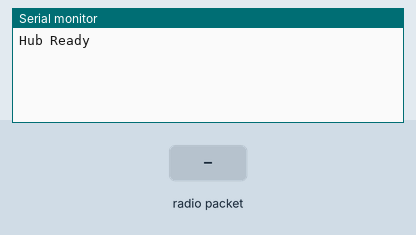
Bench run of a sketch on a simulated Arduino Uno, built with avr-gcc and run on an emulated ATmega328P. Parts: the last lines printed to the serial monitor. The inputs (shaded band) are chosen by the test bench. No radio packets arrive unless stated.

Above: at 1.2 s.
1.3 s: radio packet "1" arrives
At 1.9 s:
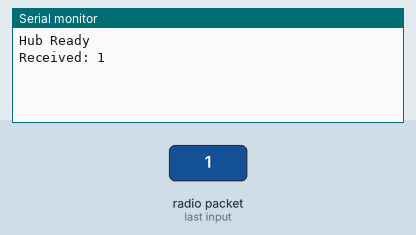
2.8 s: radio packet "0" arrives
At 4.0 s:
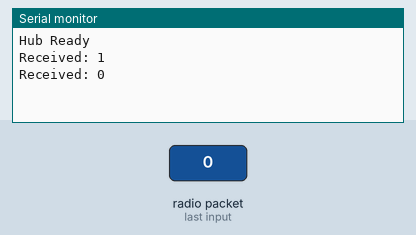
4.3 s: radio packet "2" arrives
At 5.3 s:
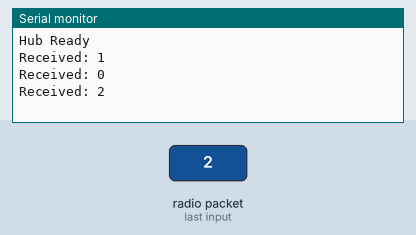

The sketch:

LoRa_Receiver.ino
```cpp
#include <SPI.h>
#include <LoRa.h>

//Lora Module Eka Pins Tika
#define SS 10
#define RST 9
#define DIO0 2

void setup() {
  Serial.begin(9600);
  LoRa.setPins(SS, RST, DIO0);

  if (!LoRa.begin(433E6)) {
    Serial.println("LoRa init failed!");
    while (1);
  }
  Serial.println("Hub Ready");
}

void loop() {
  int packetSize = LoRa.parsePacket();
  if (packetSize) {
    String data = "";
    while (LoRa.available()) {
      data += (char)LoRa.read();
    }
    Serial.println("Received: " + data);
  }
}
```

Measured:
- after the input at 1.3 s, the serial monitor: prints a new line at once (image 1)
- after the input at 2.8 s, the serial monitor: prints a new line at once (image 2)
- after the input at 4.3 s, the serial monitor: prints a new line at once (image 3)
